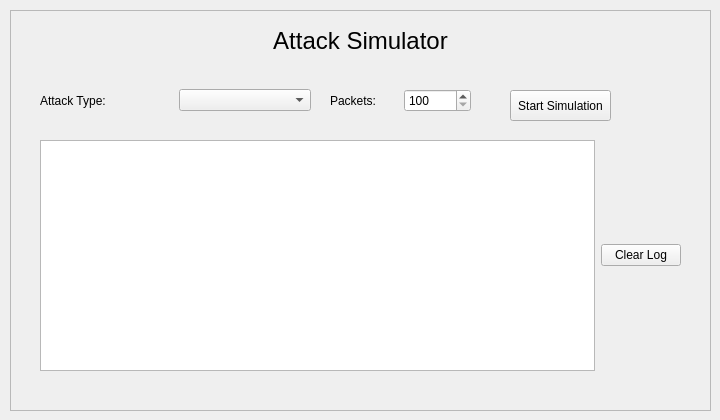
    <widget class="QWidget" name="pageSimulator">
     <widget class="QWidget" name="verticalLayoutWidget_10">
      <property name="geometry">
       <rect>
        <x>10</x>
        <y>10</y>
        <width>701</width>
        <height>401</height>
       </rect>
      </property>
      <layout class="QVBoxLayout" name="verticalLayoutSimulator">
       <item>
        <widget class="QFrame" name="frameSimulator">
         <property name="frameShape">
          <enum>QFrame::StyledPanel</enum>
         </property>
         <property name="frameShadow">
          <enum>QFrame::Sunken</enum>
         </property>
         <widget class="QPushButton" name="btnRunSimulation">
          <property name="geometry">
           <rect>
            <x>500</x>
            <y>80</y>
            <width>101</width>
            <height>31</height>
           </rect>
          </property>
          <property name="text">
           <string>Start Simulation</string>
          </property>
         </widget>
         <widget class="QLabel" name="lblSimulatorTitle">
          <property name="geometry">
           <rect>
            <x>10</x>
            <y>10</y>
            <width>681</width>
            <height>41</height>
           </rect>
          </property>
          <property name="font">
           <font>
            <pointsize>18</pointsize>
           </font>
          </property>
          <property name="text">
           <string>Attack Simulator</string>
          </property>
          <property name="alignment">
           <set>Qt::AlignCenter</set>
          </property>
         </widget>
         <widget class="QWidget" name="horizontalLayoutWidget_10">
          <property name="geometry">
           <rect>
            <x>30</x>
            <y>70</y>
            <width>271</width>
            <height>41</height>
           </rect>
          </property>
          <layout class="QHBoxLayout" name="horizontalLayout_10">
           <item>
            <widget class="QLabel" name="lblAttactTypeSim">
             <property name="text">
              <string>Attack Type:</string>
             </property>
            </widget>
           </item>
           <item>
            <widget class="QComboBox" name="cmbAttackType"/>
           </item>
          </layout>
         </widget>
         <widget class="QWidget" name="horizontalLayoutWidget_12">
          <property name="geometry">
           <rect>
            <x>320</x>
            <y>70</y>
            <width>141</width>
            <height>41</height>
           </rect>
          </property>
          <layout class="QHBoxLayout" name="horizontalLayout_11">
           <item>
            <widget class="QLabel" name="lblPacketsTitle">
             <property name="text">
              <string>Packets:</string>
             </property>
            </widget>
           </item>
           <item>
            <widget class="QSpinBox" name="spinSimPacketCount">
             <property name="specialValueText">
              <string>100</string>
             </property>
            </widget>
           </item>
          </layout>
         </widget>
         <widget class="QWidget" name="horizontalLayoutWidget_15">
          <property name="geometry">
           <rect>
            <x>30</x>
            <y>130</y>
            <width>641</width>
            <height>231</height>
           </rect>
          </property>
          <layout class="QHBoxLayout" name="horizontalLayout_15">
           <item>
            <widget class="QTextEdit" name="txtSimulationLog">
             <property name="readOnly">
              <bool>true</bool>
             </property>
            </widget>
           </item>
           <item>
            <widget class="QPushButton" name="btnClearLogSim">
             <property name="text">
              <string>Clear Log</string>
             </property>
            </widget>
           </item>
          </layout>
         </widget>
        </widget>
       </item>
      </layout>
     </widget>
    </widget>
